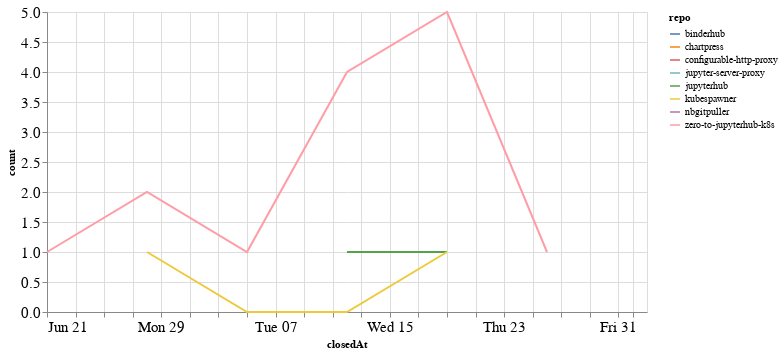

Notebook code for this chart:
### Code cell
closed_by_time = closed_by.groupby('repo').resample('W', on='closedAt').count()['author'].reset_index()
closed_by_time = closed_by_time.rename(columns={'author': 'count'})

alt.Chart(closed_by_time, width=600).mark_line().encode(
    x='closedAt',
    y='count',
    color='repo',
    tooltip="repo"
)

### Figure 1 — Vega-Lite specification as saved in the notebook (floating-point values rounded to 4 significant figures)
{"config": {"axisLeft": {"labelFontSize": 15}, "axisBottom": {"labelFontSize": 15}}, "data": {"name": "data-86761e3dec9031cfa0f89af7ed4263de"}, "mark": "line", "encoding": {"color": {"type": "nominal", "field": "repo"}, "tooltip": {"type": "nominal", "field": "repo"}, "x": {"type": "temporal", "field": "closedAt"}, "y": {"type": "quantitative", "field": "count"}}, "width": 600, "$schema": "https://vega.github.io/schema/vega-lite/v4.8.1.json", "datasets": {"data-86761e3dec9031cfa0f89af7ed4263de": [{"repo": "binderhub", "closedAt": "2020-07-26T00:00:00", "count": 1}, {"repo": "chartpress", "closedAt": "2020-07-19T00:00:00", "count": 1}, {"repo": "configurable-http-proxy", "closedAt": "2020-07-05T00:00:00", "count": 2}, {"repo": "jupyter-server-proxy", "closedAt": "2020-08-02T00:00:00", "count": 1}, {"repo": "jupyterhub", "closedAt": "2020-07-12T00:00:00", "count": 1}, {"repo": "jupyterhub", "closedAt": "2020-07-19T00:00:00", "count": 1}, {"repo": "kubespawner", "closedAt": "2020-06-28T00:00:00", "count": 1}, {"repo": "kubespawner", "closedAt": "2020-07-05T00:00:00", "count": 0}, {"repo": "kubespawner", "closedAt": "2020-07-12T00:00:00", "count": 0}, {"repo": "kubespawner", "closedAt": "2020-07-19T00:00:00", "count": 1}, {"repo": "nbgitpuller", "closedAt": "2020-08-02T00:00:00", "count": 4}, {"repo": "zero-to-jupyterhub-k8s", "closedAt": "2020-06-21T00:00:00", "count": 1}, {"repo": "zero-to-jupyterhub-k8s", "closedAt": "2020-06-28T00:00:00", "count": 2}, {"repo": "zero-to-jupyterhub-k8s", "closedAt": "2020-07-05T00:00:00", "count": 1}, {"repo": "zero-to-jupyterhub-k8s", "closedAt": "2020-07-12T00:00:00", "count": 4}, {"repo": "zero-to-jupyterhub-k8s", "closedAt": "2020-07-19T00:00:00", "count": 5}, {"repo": "zero-to-jupyterhub-k8s", "closedAt": "2020-07-26T00:00:00", "count": 1}]}}
